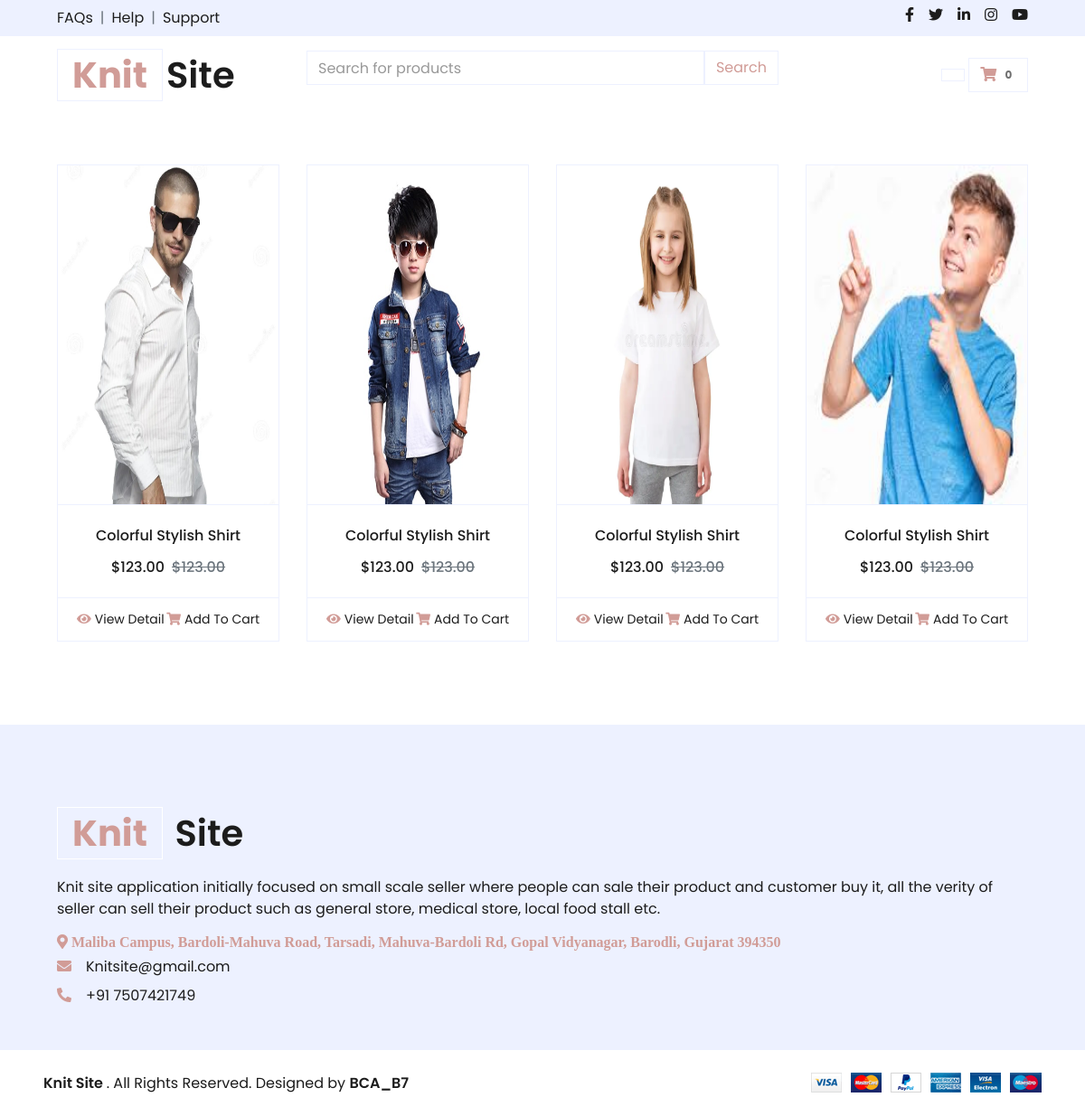
The app's page /Category/mens.php, older data.
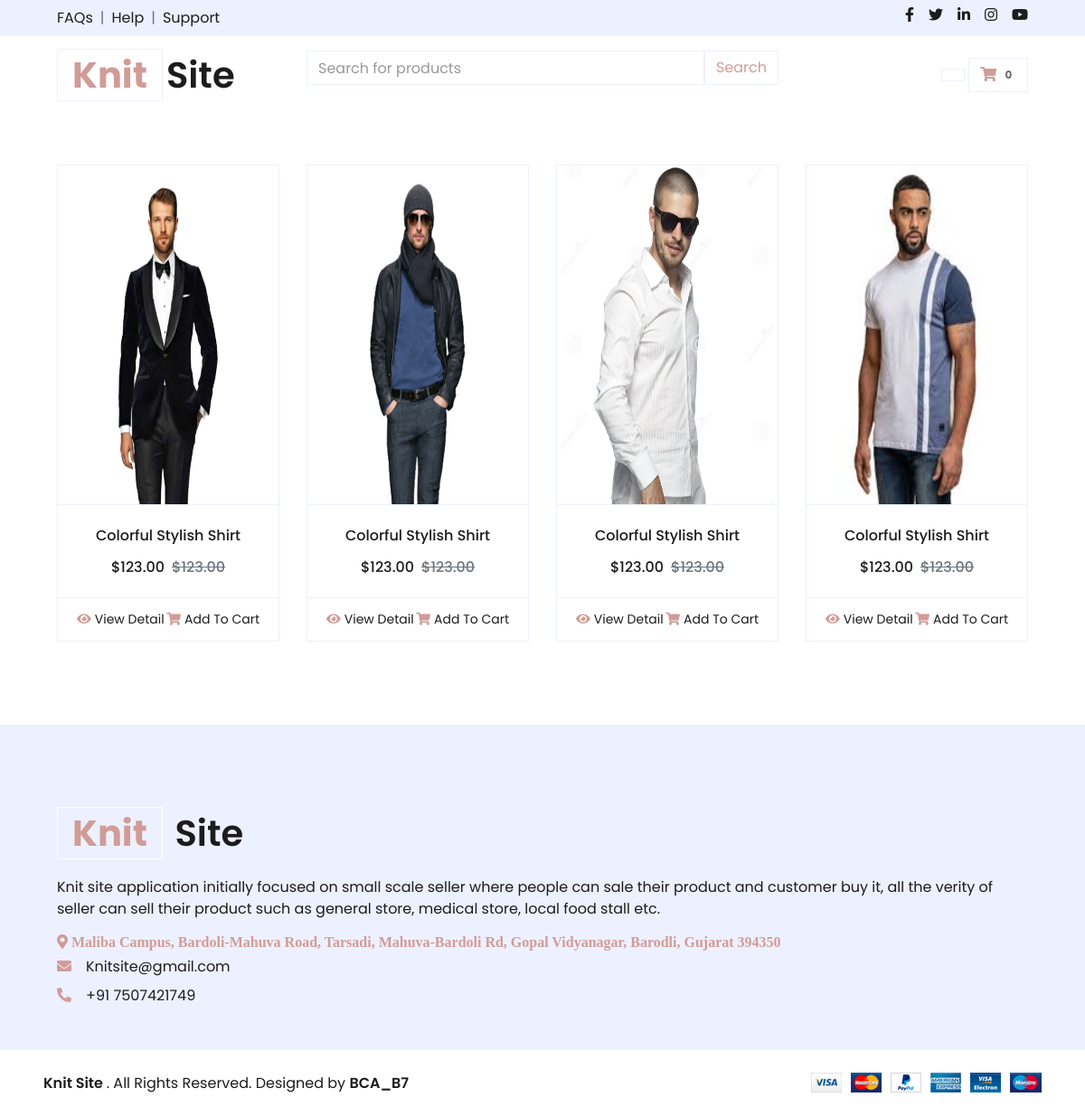
The same page, newer data.
### tables this page shows
CREATE TABLE `products` (
  `id` int(11) NOT NULL,
  `name` varchar(255) NOT NULL,
  `description` text DEFAULT NULL,
  `price` decimal(10,2) NOT NULL,
  `brand_name` varchar(255) DEFAULT NULL,
  `category` varchar(255) DEFAULT NULL,
  `image_path` varchar(255) DEFAULT NULL,
  `add_date` timestamp NOT NULL DEFAULT current_timestamp(),
  `status` int(1) DEFAULT 1,
  `SID` int(11) DEFAULT NULL,
  `quantity` int(11) DEFAULT NULL
);

### commonMethod.php (called while the page is built, shortened)
<?php
$con = connection();
$query = "SELECT image_path FROM products WHERE category='Mens' AND status=1";
$result = mysqli_query($con, $query);
$mens = array();
while ($row = mysqli_fetch_assoc($result)) {
    $mens[] = $row;
}
?>

### Category/mens.php (the view, shortened to what this page needs)
<?php include_once '../header.php';
include_once("../commonMethod.php");
?>
<!DOCTYPE html>
<html lang="en">
<head>
    <link href="https://cdnjs.cloudflare.com/ajax/libs/font-awesome/5.10.0/css/all.min.css" rel="stylesheet">
    <link href="../lib/owlcarousel/assets/owl.carousel.min.css" rel="stylesheet">
    <link href="../css/style.css" rel="stylesheet">
    <link rel="stylesheet" href="https://code.jquery.com/ui/1.13.0/themes/base/jquery-ui.css">
</head>
<body>
    <div class="container-fluid pt-5">
        <div class="row px-xl-5 pb-3">
            <?php foreach ($mens as $men): ?>
                <div class="col-lg-3 col-md-6 col-sm-12 pb-1">
                    <div class="card product-item border-0 mb-4">
                        <div class="card-header product-img position-relative bg-transparent border p-0">
                            <img src="../seller/<?php echo $men['image_path']; ?>" class="img-fluid" alt="Product Image">
                        </div>
                        <div class="card-body border-left border-right text-center p-0 pt-4 pb-3">
                            <h6 class="text-truncate mb-3">Colorful Stylish Shirt</h6>
                            <div class="d-flex justify-content-center">
                                <h6>$123.00</h6>
                                <h6 class="text-muted ml-2"><del>$123.00</del></h6>
                            </div>
                        </div>
                        <div class="card-footer d-flex justify-content-between bg-light border">
                            <a href="" class="btn btn-sm text-dark p-0"><i class="fas fa-eye text-primary mr-1"></i>View
                                Detail</a>
                            <a href="" class="btn btn-sm text-dark p-0"><i
                                    class="fas fa-shopping-cart text-primary mr-1"></i>Add To Cart</a>
                        </div>
                    </div>
                </div>
            <?php endforeach; ?>
        </div>
    </div>
    <?php include_once '../footer.php' ?>
</body>
</html>

### header.php (shortened to what this page needs)
<div class="container-fluid">
    <div class="row bg-secondary py-2 px-xl-5">
        <div class="col-lg-6 d-none d-lg-block">
            <div class="d-inline-flex align-items-center">
                <a class="text-dark" href="">FAQs</a>
                <span class="text-muted px-2">|</span>
                <a class="text-dark" href="">Help</a>
                <span class="text-muted px-2">|</span>
                <a class="text-dark" href="">Support</a>
            </div>
        </div>
        <div class="col-lg-6 text-center text-lg-right">
            <div class="d-inline-flex align-items-center">
                <a class="text-dark px-2" href="">
                    <i class="fab fa-facebook-f"></i>
                </a>
                <a class="text-dark px-2" href="">
                    <i class="fab fa-twitter"></i>
                </a>
                <a class="text-dark px-2" href="">
                    <i class="fab fa-linkedin-in"></i>
                </a>
                <a class="text-dark px-2" href="">
                    <i class="fab fa-instagram"></i>
                </a>
                <a class="text-dark pl-2" href="">
                    <i class="fab fa-youtube"></i>
                </a>
            </div>
        </div>
    </div>
    <div class="row align-items-center py-3 px-xl-5">
        <div class="col-lg-3 d-none d-lg-block">
            <a href="" class="text-decoration-none">
                <h1 class="m-0 display-5 font-weight-semi-bold"><span class="text-primary font-weight-bold border px-3 mr-1">Knit</span>Site</h1>
            </a>
        </div>
        <div class="col-lg-6 col-6 text-left">
            <form id="search-form">
                <div class="input-group">
                    <input type="text" class="form-control" id="search" placeholder="Search for products">
                    <input class="input-group-text bg-transparent text-primary" type="submit" value="Search">
                </div>
            </form>
        </div>
        <div class="col-lg-3 col-6 text-right">
            <a href="" class="btn border">
            </a>
            <a  class="btn border" id="cart-btn" href="<?php if(isset($search)){echo'../cart/cart.php';} elseif(isset($cart)){echo'../cart/cart.php';}elseif(isset($order)){echo'../cart/cart.php';} else{echo 'cart/cart.php';} ?>";>
                <i class="fas fa-shopping-cart text-primary"></i>
                <span class="badge"  id="cart-badge">0</span>
               </a>
        </div>
    </div>
</div>
<div class="container">
    <div class="row">
        <div class="col"></div>
        <div class="col">
            <div class=" dropdown-item" id="search-results"> </div>
        </div>
    </div>
</div>

### footer.php (shortened to what this page needs)
<div class="container-fluid bg-secondary text-dark mt-5 pt-5">
       <div class="row px-xl-5 pt-5">
           <div class="col-lg-12 col-md-12 mb-5 pr-3 pr-xl-5">
               <a href="" class="text-decoration-none">
                   <h1 class="mb-4 display-5 font-weight-semi-bold"><span
                           class="text-primary font-weight-bold border border-white px-3 mr-1">Knit</span> Site</h1>
               </a>
               <p>Knit site application initially focused on small scale seller where people can sale their product and
                   customer buy it, all the verity of seller
                   can sell their product such as general store, medical store, local food stall etc.</p>
               <p class="mb-2"><i class="fa fa-map-marker-alt text-primary mr-3"> Maliba Campus, Bardoli-Mahuva Road,
                       Tarsadi, Mahuva-Bardoli Rd, Gopal Vidyanagar, Barodli, Gujarat 394350</i></p>
               <p class="mb-2"><i class="fa fa-envelope text-primary mr-3"></i>Knitsite@gmail.com</p>
               <p class="mb-0"><i class="fa fa-phone-alt text-primary mr-3"></i>+91 7507421749</p>
           </div>
       </div>
   </div>
   <div class="row border-top border-light mx-xl-5 py-4">
       <div class="col-md-6 px-xl-0">
           <p class="mb-md-0 text-center text-md-left text-dark">
               <a class="text-dark font-weight-semi-bold" href="#">Knit Site </a>. All Rights Reserved. Designed
               by
               <a class="text-dark font-weight-semi-bold" >BCA_B7</a>
           </p>
       </div>
       <div class="col-md-6 px-xl-0 text-center text-md-right">
           <img class="img-fluid" src="img/payments.png" alt="">
       </div>
   </div>

### Category/mens.php (style rules this page uses)
.product-img img { width: 100%; height: 375px; }

Row changes from the older to the newer data that the page shows:
removed products: image_path (picture)
removed products: image_path (picture)
removed products: image_path (picture)
added products: image_path (picture)
added products: image_path (picture)
added products: image_path (picture)
